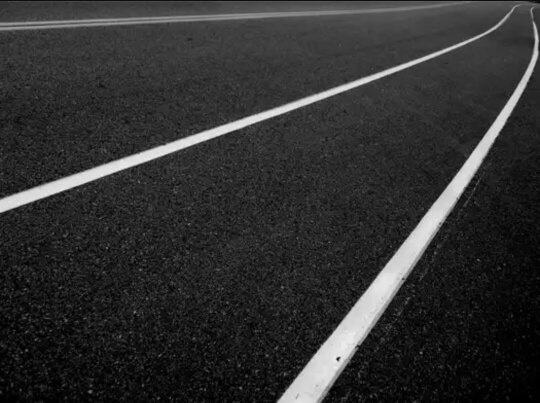
%> input picture matlab/Region_Grow/1.jpg, 540 x 403 px
$ octave Demo_region_grow.m   (GNU Octave 9; MATLAB toolbox functions it lacks are replaced by stand-ins)
%> lines starting %> are read from the running program, lines starting %| are printed output that depends on the picture; in (x1, y1, x2, y2) boxes, pixels count from 0 and x2, y2 are one past the last pixel; in counts of white or black regions, pixels touching at a corner belong together; the program's own positions count from 1
### matlab/Region_Grow/RegionGrow.m
function [g, NR, SI, TI] = RegionGrow(f, S, T)
%REGIONGROW Perform segmentation by region growing.
%   [G, NR, SI, TI] = REGIONGROW(F, SR, T).  S can be an array (the
%   same size as F) with a 1 at the coordinates of every seed point
%   and 0s elsewhere.  S can also be a single seed value. Similarly,
%   T can be an array (the same size as F) containing a threshold
%   value for each pixel in F. T can also be a scalar, in which
%   case it becomes a global threshold.
%
%   On the output, G is the result of region growing, with each
%   region labeled by a different integer, NR is the number of
%   regions, SI is the final seed image used by the algorithm, and TI
%   is the image consisting of the pixels in F that satisfied the
%   threshold test.

%   Copyright 2002-2004 R. C. Gonzalez, R. E. Woods, & S. L. Eddins
%   Digital Image Processing Using MATLAB, Prentice-Hall, 2004
%   $Revision: 1.4 $  $Date: 2003/10/26 22:35:37 $

f = double(f);
% If S is a scalar, obtain the seed image.
if numel(S) == 1
   SI = f == S;
   S1 = S;
else
   % S is an array. Eliminate duplicate, connected seed locations
   % to reduce the number of loop executions in the following
   % sections of code.
   % With n = Inf, shrinks objects to points. It removes pixels so
   % that objects without holes shrink to a point, and objects with
   % holes shrink to a connected ring halfway between each hole and
   % the outer boundary. This option preserves the Euler number
   %(also known as the Euler characteristic).

   SI = bwmorph(S, 'shrink', Inf);
   J = find(SI);
   S1 = f(J); % Array of seed values.
end
figure('Name','Final seed image','NumberTitle','off');
imshow(SI);
title('Final seed image');
%create zeros matrix same size as f
TI = false(size(f));
for K = 1:length(S1)
   seedvalue = S1(K);
   % S=1 if true
   S = abs(f - seedvalue) <= T;
   TI = TI | S;
end

% Use function imreconstruct with SI as the marker image to
% obtain the regions corresponding to each seed in S. Function
% bwlabel assigns a different integer to each connected region.
[g, NR] = bwlabel(imreconstruct(SI, TI));

### matlab/Region_Grow/Demo_region_grow.m
img = rgb2gray(imread('1.jpg'));
%> img: size 403x540 uint8; min 0, max 245, mean 48.5
figure('Name','Source Image','NumberTitle','off');
imshow(img);
title('Source Image');
figure('Name','Histogram of Image','NumberTitle','off');
imhist(img);
title('Histogram of image');
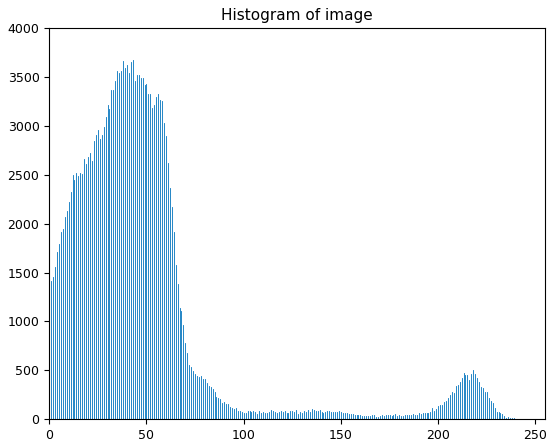
%> figure redrawn from the program's plot data; highest point at x = 43, y = 3672
seed = img;
seed(seed<=220)=0;
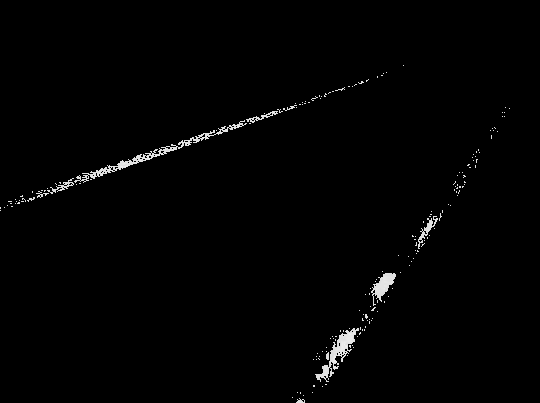
%> seed: size 403x540 uint8; min 0, max 245, mean 2.7
figure('Name','Initial seed image','NumberTitle','off');
imshow(seed)
title('Initial seed image');
g = RegionGrow(img,seed,140);
%> in RegionGrow, `SI = bwmorph(S, 'shrink', Inf);`:
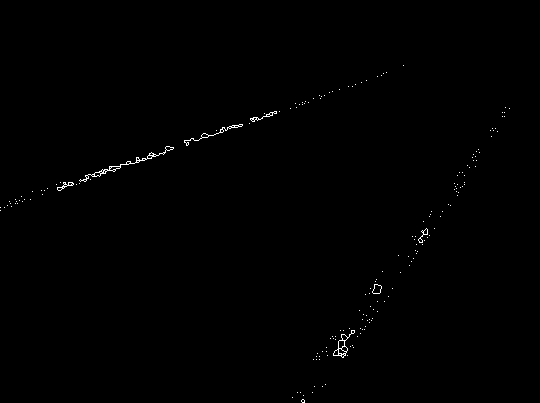
%> SI: size 403x540 logical; 0.36% white in thin lines or dots, all inside (x1, y1, x2, y2) = (0, 65, 510, 403)
%> in RegionGrow, `J = find(SI);`: J = 788 values from 208 to 205236
%> in RegionGrow, `S1 = f(J);`: S1 = 788 values, max 245 at index 155, min 221 at index 2, mean 225.6
%> the loop in RegionGrow, `for K = 1:length(S1)` made 788 passes
%> seedvalue on passes 1 to 3: 222, 221, 221
%> pass 1, in RegionGrow, `S = abs(f - seedvalue) <= T;`:
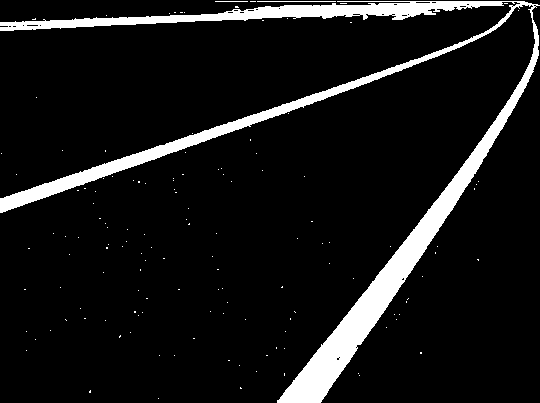
%> S: size 403x540 logical; 8.8% white; 137 white regions (134 under 20 px), largest, box (x1, y1, x2, y2) and area: (0, 1, 540, 403) 18791, (257, 1, 336, 2) 79, (215, 1, 248, 2) 33
%> pass 2, in RegionGrow, `S = abs(f - seedvalue) <= T;`:
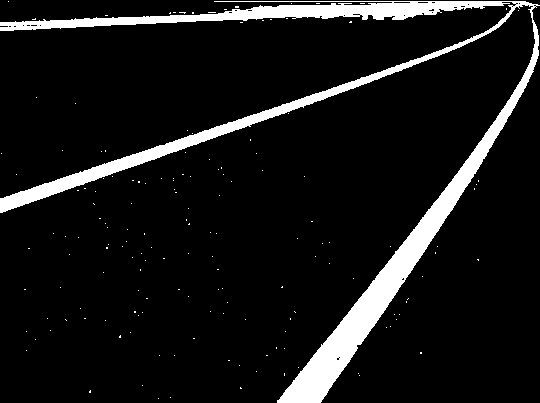
%> S: size 403x540 logical; 9% white; 159 white regions (158 under 20 px), largest, box (x1, y1, x2, y2) and area: (0, 1, 540, 403) 19216
%> in RegionGrow, `[g, NR] = bwlabel(imreconstruct(SI, TI));`:
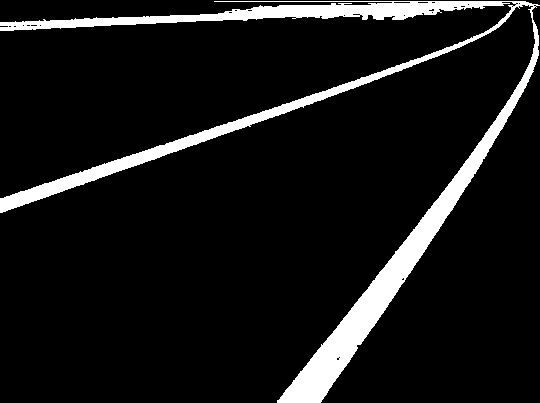
%> g: size 403x540 double; values 0 (black) and 1 (white), 8.8% white; 1 white region, box (x1, y1, x2, y2) and area: (0, 1, 540, 403) 19216
%> in RegionGrow, `[g, NR] = bwlabel(imreconstruct(SI, TI));`: NR = 1
figure('Name','Segmented using Region Grow','NumberTitle','off');
imshow(g);
title('Segmented using Region Grow')
